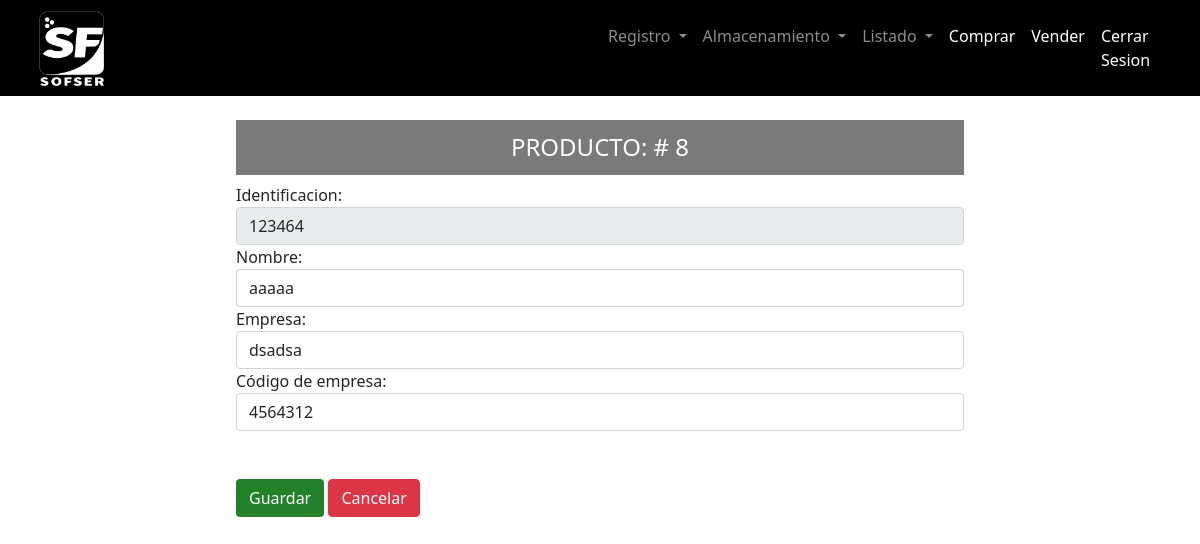
The page /view/proveedores/update.php?id=8 (signed in) on the database its author committed.
### tables this page shows
CREATE TABLE `proveedores` (
  `idProveedor` bigint(11) NOT NULL AUTO_INCREMENT,
  `documentoProveedor` int(11) NOT NULL,
  `nombreProveedor` varchar(100) NOT NULL,
  `empresaProveedor` varchar(100) NOT NULL,
  `codigoEmpresa` varchar(30) NOT NULL,
  PRIMARY KEY (`idProveedor`)
);

### View/proveedores/update.php (the view, shortened to what this page needs)
<!DOCTYPE html>
<html id="prueba">
<?php
include_once '../../Resource/Header/Header_Index2.php';
include_once '../../Resource/Header/Menu_Nav2.php';
require '../../Model/base_de_datos.php';
?>
<?php
$id = $_GET["id"];
$sentencia = $base_de_datos->prepare("SELECT * FROM proveedores WHERE idProveedor = ?;");
$sentencia->execute([$id]);
$producto = $sentencia->fetch(PDO::FETCH_OBJ);
?>
<body style="background-color: #fff;">
    <div class="container-fluid">
        <div class="row">
            <div class="col">
                <br>
            </div>
        </div>
        <div class="row">
            <div class="col-2">
            </div>
            <div class="col-8">
                <div class="container-fluid" style="height: 80%;">
                    <div class="col-xs-12">
                        <h4 style="background-color: #7a7a7a; color:#ffffff; padding:13px; text-align:center;">PRODUCTO: # <?php echo $producto->idProveedor; ?></h4>
                        <form method="post" action="../../Controller/proveedores/update.php">
                            <label for="codigo">Identificacion: </label>
                            <input value="<?php echo $producto->documentoProveedor?>" readonly class="form-control" name="documento" required type="text" id="documento">
                            <label for="codigo">Nombre:</label>
                            <input value="<?php echo $producto->nombreProveedor ?>" class="form-control" name="nombre" required type="text" id="nombre">
                            <label for="codigo">Empresa:</label>
                            <input value="<?php echo $producto->empresaProveedor ?>" class="form-control" name="empresa" required type="text" id="empresa">
                            <label for="codigo">Código de empresa:</label>
                            <input value="<?php echo $producto->codigoEmpresa ?>" class="form-control" name="codigoEmpresa" required type="text" id="codigoEmpresa">
                            <br><br><input class="btn" style="background-color:#21822A;color:#fff;" type="submit" value="Guardar">
                            <a class="btn btn-danger" href="read.php">Cancelar</a>
                        </form>
                    </div>
                </div>
            </div>
            <div class="col-2">
            </div>
        </div>
    </div>
</body>
</html>

### rows shown on the page
proveedores: idProveedor "8", documento "123464", nombre "aaaaa", empresa "dsadsa", codigoEmpresa "4564312"
